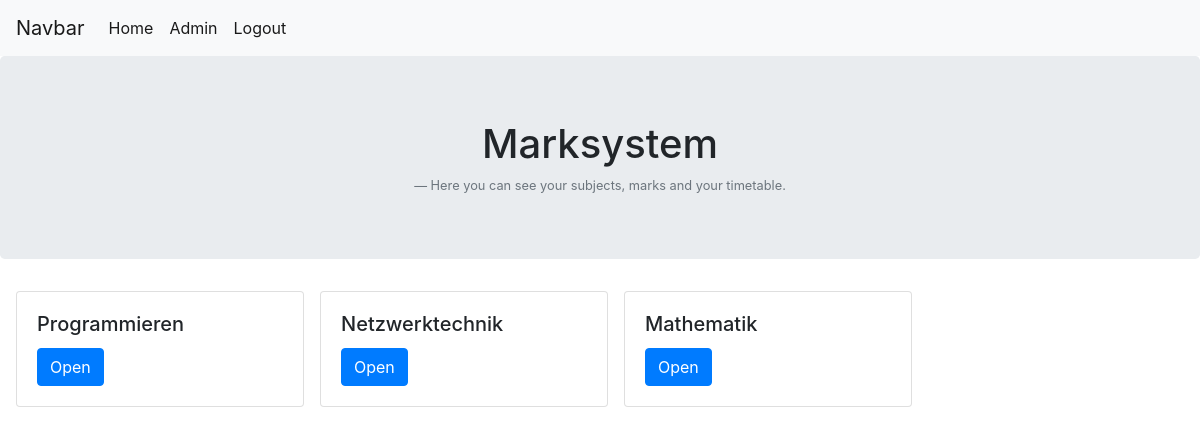
/startseite_schueler/ (signed in), run on the app's committed database.
### noten/models.py (models this page shows, shortened)
class Subject(models.Model):
    subject_name = models.CharField(default="", max_length=150)

### noten/views.py (the view)
# urls.py: path('startseite_schueler/', views.startseite_schueler, name='startseite_schueler'),
@login_required
def startseite_schueler(request):
    subjects = Subject.objects.all()
    return render(request, 'noten/startseite_schueler.html', {'latest_subject_list' : subjects})

### noten/templates/noten/startseite_schueler.html (shortened to what this page needs)
<!DOCTYPE html>
<html lang="en">
<head>
    {% load static %}
    <link href="https://stackpath.bootstrapcdn.com/bootstrap/4.2.1/css/bootstrap.min.css"
 rel="stylesheet">
</head>
<body>
<nav class="navbar navbar-expand-lg navbar-light bg-light">
    <a class="navbar-brand" href="">Navbar</a>
    <div class="collapse navbar-collapse" id="navbarNav">
        <ul class="navbar-nav">
            <li class="nav-item active">
                <a class="nav-link" href="{% url 'noten:startseite_schueler' %}">Home</a>
            </li>
            <li class="nav-item active">
                <a class="nav-link" href="/admin">Admin</a>
            </li>
            <li class="nav-item active">
                <a class="nav-link" href="/accounts/logout">Logout</a>
            </li>
        </ul>
    </div>
</nav>
<div class="jumbotron text-center">
    <h1>Marksystem</h1>
    <footer class="blockquote-footer">Here you can see your subjects, marks and your timetable.</footer>
</div>
{% if latest_subject_list %}
<div class="row ml-3">
    {% for subject in latest_subject_list %}
    <div class="card mr-3" style="width: 18rem;">
        <div class="card-body">
            <h5 class="card-title">{{ subject.subject_name }}</h5>
            <a class="btn btn-primary" href="{% url 'noten:detailseite_schueler' subject.id%}">Open</a>
        </div>
    </div>
    {% endfor %}
</div>
{% else %}
<p>No subjects are available.</p>
{% endif %}
</body>
</html>

### data on the page
Subject: subject_name "Programmieren"
Subject: subject_name "Netzwerktechnik"
Subject: subject_name "Mathematik"
